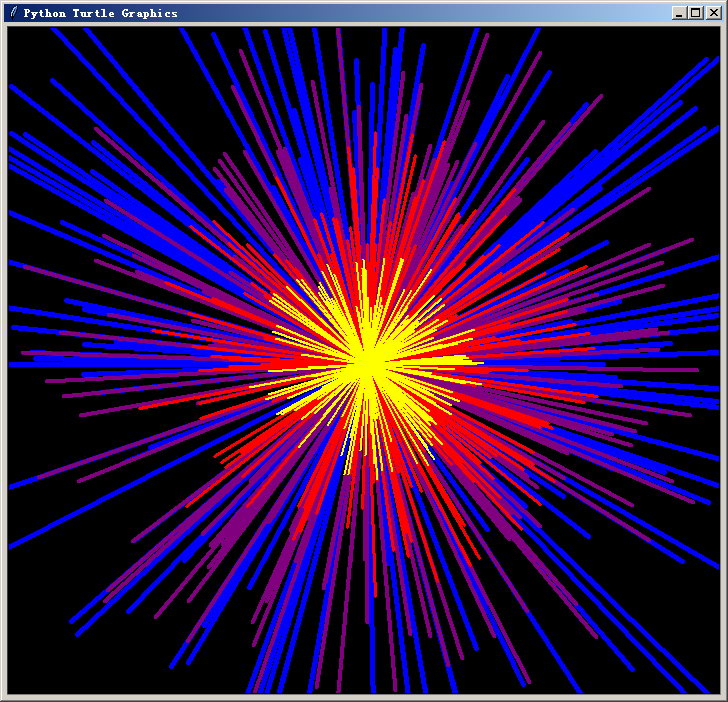

Reproduce this figure in Python.
"""
  爆炸图.py
"""
import turtle
import random

def scatter(c,length):
    """
       散射条函数
       这个函数会设定画颜色，然后根据length
       来决定需要前进的距离。
    """
    turtle.color(c)
    turtle.pensize(length)
    for _ in range(150):
        d = length * random.randint(50,120)
        f = random.randint(1,360)
        turtle.seth(f)                    # 设置方向为f 
        turtle.fd(d)
        turtle.goto(0,0)                  # 回到原点
   
turtle.bgcolor('black')                   # 设定背景颜色为黑
turtle.delay(0)                           # 设定绘画延时为0
turtle.speed(0)                           # 设定移动速度为最快
turtle.pensize(4)                         # 设定画笔粗细为4
    
scatter('blue',4)                         # 调用函数画蓝线条 
scatter('purple',3)
scatter('red',2)
scatter('yellow',1)                       # 调用函数画黄线条 

turtle.done()                             # 进入事件循环
